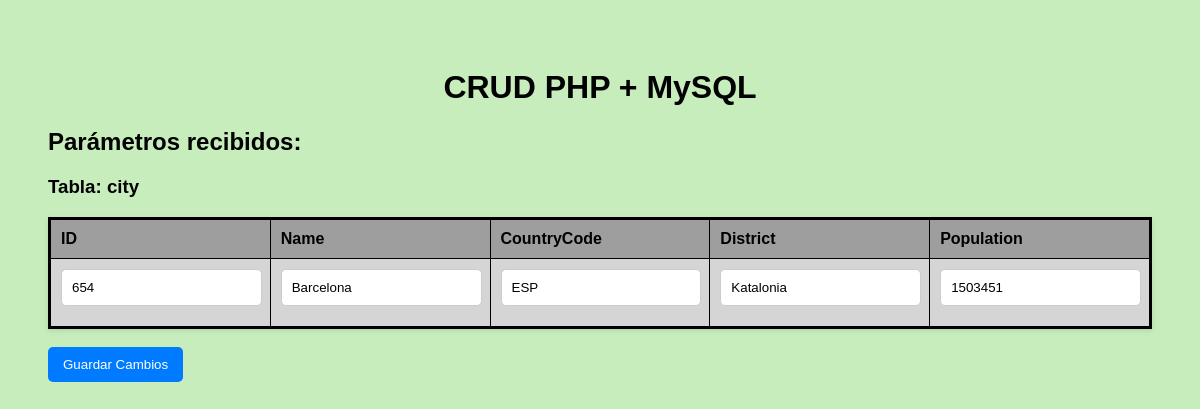
/edit.php?table=city&id=654, run on the app's committed database.
### tables this page shows
CREATE TABLE `city` (
  `ID` int NOT NULL AUTO_INCREMENT,
  `Name` char(35) NOT NULL DEFAULT '',
  `CountryCode` char(3) NOT NULL DEFAULT '',
  `District` char(20) NOT NULL DEFAULT '',
  `Population` int NOT NULL DEFAULT '0',
  PRIMARY KEY (`ID`),
  KEY `CountryCode` (`CountryCode`),
  CONSTRAINT `city_ibfk_1` FOREIGN KEY (`CountryCode`) REFERENCES `country` (`Code`)
);

### Mysql.php (the view, shortened to what this page needs)
<?php
class Mysql{
    private $conn;
    private $res;
    public function __construct($server, $database, $username, $password){
        $this->server = $server;
        $this->database = $database;
        $this->username = $username;
        $this->password = $password;
        $this->conn = mysqli_connect($this->server, $this->username, $this->password, $this->database);
        return;
    }
    private function get_res_query($query){
        $this->res = mysqli_query($this->conn, $query);
        return;
    }
    private function get_col_names(){
        $col_names = array();
        for($i=0; $i < $this->res->field_count; $i++){
            $field = $this->res->fetch_field();
            $col_names[] = $field;
        }
        return $col_names;
    }
    public function select_edit_fields($params) {
        $table = "";
        $query = "SELECT * FROM ";
        $where = "WHERE ";
        foreach ($params as $key => $value) {
            if ($key === 'table') {
                $table = $value;
            }else{
                $where .= $key . " = '" . $value . "'";
            }
        }
        $query = $query . $table . " " . $where;
        $this->get_edit_table($query);
        return;
    }
    public function get_edit_table($query){
        $this->get_res_query($query);
        $field_count = mysqli_num_fields($this->res);
        $col_names = $this->get_col_names();
        echo "<form method='post' action='update.php'>";
        echo "<table border='1'>";
        echo "<tr>";
        for($x=0; $x<count($col_names);$x++){
            echo "<th>" . $col_names[$x]->name . "</th>";
        }
        echo "</tr>";
        while ($row = mysqli_fetch_array($this->res)) {
            echo "<tr>";
            for($x=0; $x<$field_count;$x++){
                echo "<td><input type='text' name='" . $col_names[$x]->name . "' value='" . $row[$x] . "'></td>";
            }
            echo "</tr>";
        }
        echo "</table>";
        echo "<br><button type='submit'>Guardar Cambios</button>";
        echo "</form>";
    }
}
?>

### css/style.css (style rules this page uses)
body { font-family: Arial, sans-serif; background: #c8edbcff; padding: 40px; }
input[type="text"], input[type="email"] { width: 90%; padding: 10px; margin-bottom: 10px; border: 1px solid #ccc; border-radius: 5px; }
button { background: #007BFF; color: #fff; border: none; padding: 10px 15px; border-radius: 5px; cursor: pointer; }
table { border: 3px solid #000000ff; width: 100%; border-collapse: collapse; background: #fff; box-shadow: 0 2px 5px rgba(0,0,0,0.1); }
th { background-color: #9e9e9eff; }
td { background-color: #d5d5d5ff; }
th, td { padding: 10px; text-align: left }

### data on the page
city: ID "654", Name "Barcelona", CountryCode "ESP", District "Katalonia", Population "1503451"

### other printed values
$obj_mysql->table "city"
$col_names[$x]->name "ID"
$col_names[$x]->name "Name"
$col_names[$x]->name "CountryCode"
$col_names[$x]->name "District"
$col_names[$x]->name "Population"
